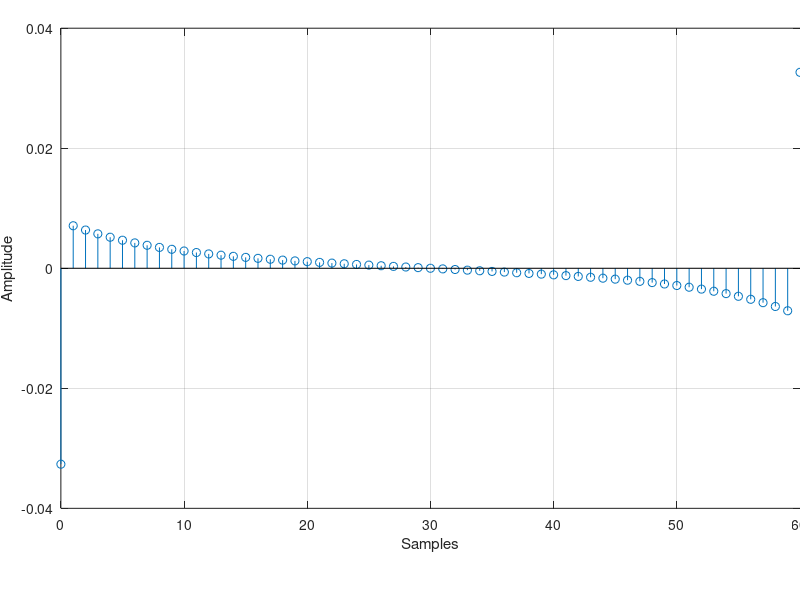
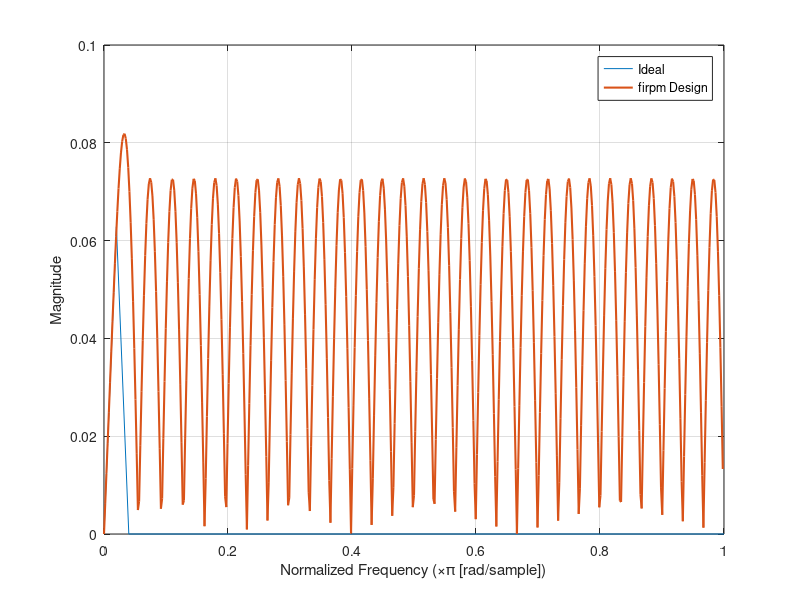
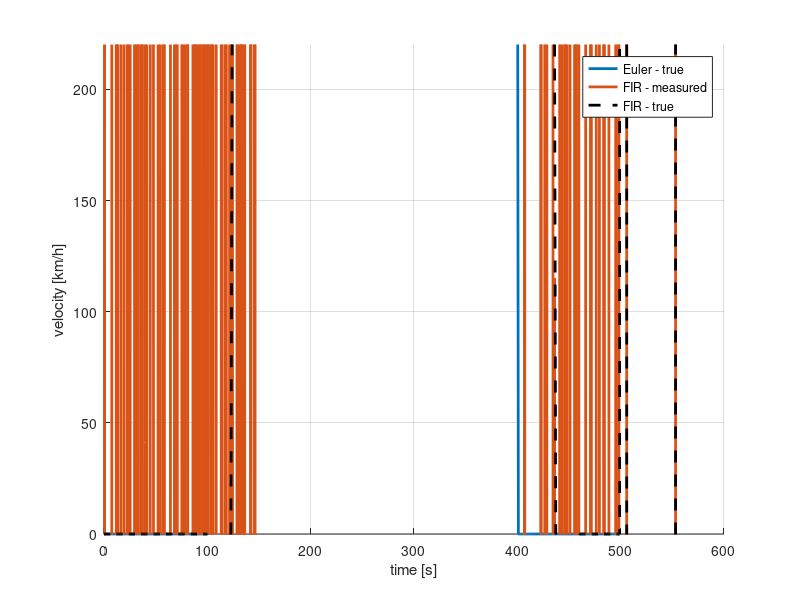
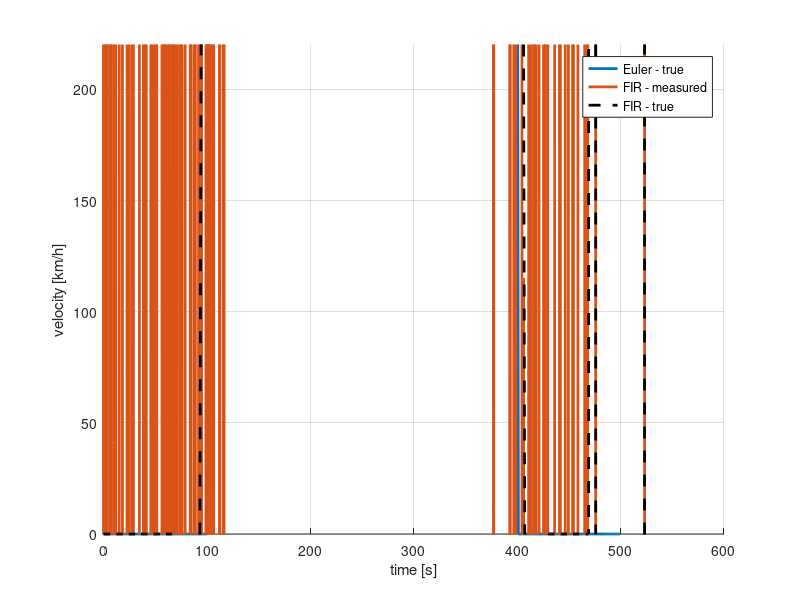

The MATLAB source for these figures, in order:
%NO_PFILE
function [funs, student_id] = student_sols_ref()
%STUDENT_SOLS Contains all student solutions to problems.

% ----------------------------------------
%               STEP 1
% ----------------------------------------
% Set to your birthdate / the birthdate of one member in the group.
% Should a numeric value of format YYYYMMDD, e.g.
% student_id = 19900101;
% This value must be correct in order to generate a valid secret key.
student_id = 19930425;


% ----------------------------------------
%               STEP 2
% ----------------------------------------
% Your task is to implement the following skeleton functions.
% You are free to use any of the utility functions located in the same
% directory as this file.

if ~ exist(fullfile(pwd,'images'),'dir'), mkdir images; end
close
clear 
clc
load hip2.mat;

dt = 1;         % s
f_s   = 1/dt;   % Hz

fcut  = 0.01;%0.05;   % Hz
fstop = 0.02;%0.1;    % Hz
N = 60;

H_f = [0, fcut, fstop, f_s/2] /(f_s/2);         % *pi [rad/sample]
H_a = [0,    1,     0,     0] .*H_f*pi *f_s;    % filter amplitude
h_diff = firpm(N,H_f,H_a,'differentiator');

figure('Color','white','Position',[381.0000e+000   455.4000e+000   664.0000e+000   212.8000e+000])
stem(0:N,h_diff)
xlabel 'Samples',  ylabel 'Amplitude', grid on
xlim([0 N])
set(gca,'LooseInset',get(gca,'TightInset'))
saveas(gcf, fullfile(pwd,'images/','h_imp_resp'),'epsc')

[H,w] = freqz(h_diff,1,512);
figure('Color','white','Position',[381.0000e+000   455.4000e+000   664.0000e+000   212.8000e+000])
plot(H_f,H_a, w/pi,abs(H),'LineWidth',1.5);
legend('Ideal','firpm Design')
xlabel 'Normalized Frequency (\times\pi [rad/sample])', ylabel 'Magnitude', grid on
set(gca,'LooseInset',get(gca,'TightInset'))
saveas(gcf, fullfile(pwd,'images/','H_abs'),'epsc')

% Plot using FFT instead of freqz
% N_fft = 2e3;    %Zero-pad FFT for increased frequency resolution
% f_fft = (0:N_fft-1)/N_fft*f_s;
% H = fft(h_diff,N_fft); 
% figure('Color','white');
% subplot(2,1,1)
% plot(f_fft , abs(H), '--'); grid on; hold on;
% plot(H_f*(f_s/2), abs(H_a))
% title('Filter magnitude response');
% xlabel('f [Hz]');
% ylabel('|H|');
% subplot(2,1,2)
% plot(f_fft ,unwrap(angle(H))); grid on;
% title('Filter phase response');
% xlabel('f [Hz]');
% ylabel('arg(H)');



Nsamples = length(noisy_position);

h_euler = [1/dt , -1/dt];
vel.observation = conv(noisy_position, h_euler) *3600;
vel.observation = vel.observation(1:Nsamples) ;
vel.signal = conv(true_position, h_euler) *3600;
vel.signal = vel.signal(1:Nsamples);
t_euler = (0:Nsamples-1)/dt;

vel.fir_obs = conv(noisy_position, h_diff) *3600;
vel.fir_sig = conv(true_position, h_diff) *3600;
t_filtered   = (0:length(vel.fir_obs)-1)/dt;

lc = lines(6);

figure('Color','white','Position',[464.2000e+000   373.8000e+000   404.0000e+000   290.4000e+000]);
xlabel 'time [s]', ylabel 'velocity [km/h]', hold on, grid on
axis([0 600 0 220])
plot(t_euler,vel.signal,'-','Color',lc(1,:),'LineWidth',2);
plot(t_filtered,vel.fir_obs,'-','Color',lc(2,:),'LineWidth',2);
plot(t_filtered,vel.fir_sig,'--','Color','k','LineWidth',2);
legend({'Euler - true', 'FIR - measured','FIR - true'});
set(gca,'LooseInset',get(gca,'TightInset'))
saveas(gcf, fullfile(pwd,'images/','vel-delayed'),'epsc')

figure('Color','white','Position',[464.2000e+000   373.8000e+000   404.0000e+000   290.4000e+000]);
xlabel 'time [s]', ylabel 'velocity [km/h]', hold on, grid on
axis([0 600 0 220])
plot(t_euler,vel.signal,'-','Color',lc(1,:),'LineWidth',2);
plot(t_filtered(N/2:end)-N/2,vel.fir_obs(N/2:end),'-','Color',lc(2,:),'LineWidth',2);
plot(t_filtered(N/2:end)-N/2,vel.fir_sig(N/2:end),'--','Color','k','LineWidth',2);
legend({'Euler - true', 'FIR - measured','FIR - true'});
set(gca,'LooseInset',get(gca,'TightInset'))
saveas(gcf, fullfile(pwd,'images/','vel-delay-corr'),'epsc')

figure('Color','white','Position',[464.2000e+000   373.8000e+000   404.0000e+000   290.4000e+000]);
xlabel 'time [s]', ylabel 'velocity [km/h]', hold on, grid on
% axis([0 600 0 220])
plot(t_euler,vel.observation,'--','Color',lc(2,:),'LineWidth',1);
plot(t_euler,vel.signal,'Color',lc(1,:),'LineWidth',2);
legend({'Euler - measured','Euler - true'});
set(gca,'LooseInset',get(gca,'TightInset'))
saveas(gcf, fullfile(pwd,'images/','vel-noise'),'epsc')

% figure
% plot(noisy_position)

funs.gen_filter = @() h_diff;

%      function h = gen_filter()
%         h = 0;
%     end
% 
% funs.gen_filter = @gen_filter;



% This file will return a structure with handles to the functions you have
% implemented. You can call them if you wish, for example:
% funs = student_sols();
% some_output = funs.some_function(some_input);

end
